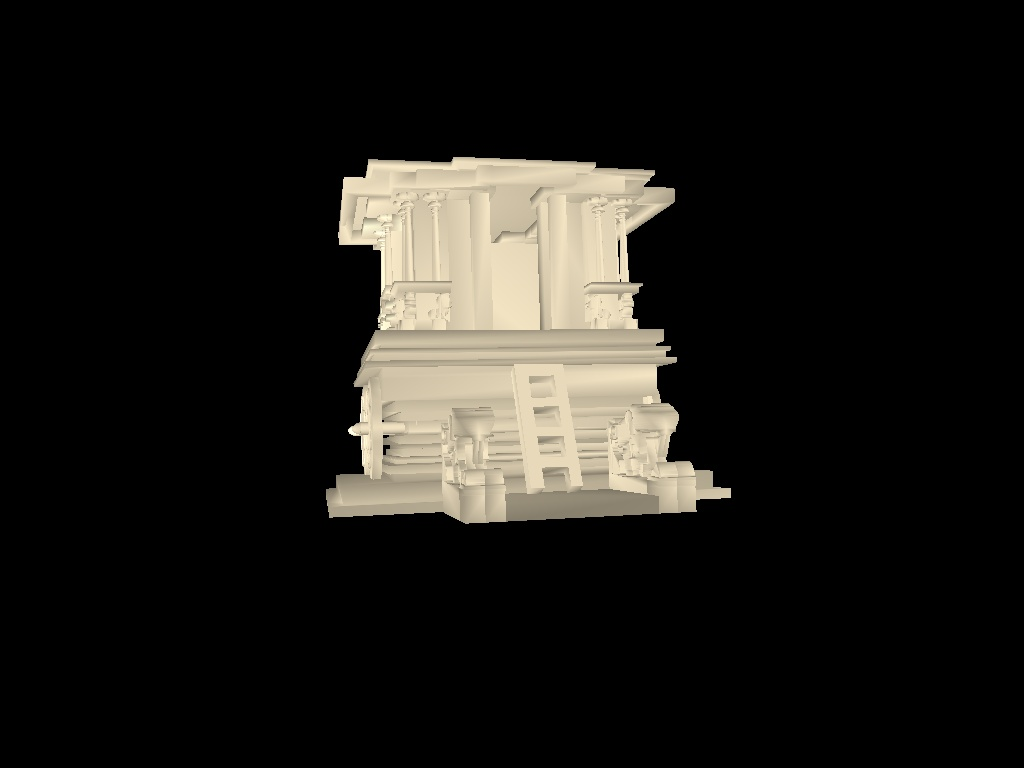
//> input picture work/attempt2/vlfeat/render/cur.jpg, 1024 x 768 px
$ ./matcher ../render/cur.jpg ../render/snap.jpg   (built with g++ and OpenCV 4, older OpenCV classes emulated)
//> lines starting //> are read from the running program, lines starting //| are printed output that depends on the picture
/**
 * @file SURF_FlannMatcher
 * @brief SURF detector + descriptor + FLANN Matcher
 * @author A. Huaman
 */

#include <stdio.h>
#include <iostream>
#include <fstream>
#include "opencv2/nonfree/features2d.hpp"
#include "opencv2/opencv.hpp"

#define OUTPUT_FILE "../matches.txt"
#define MATCHES_IMG_FILE "../matches.jpg"

using namespace cv;
using namespace std;

void readme();

/**
 * @function main
 * @brief Main function
 */
int main( int argc, char** argv )
{
  if( argc != 3 )
  { readme(); return -1; }

  string root = "../../../StoneChariotReconst/dense.nvm.cmvs/00/visualize/";
  Mat img_1 = imread( argv[1], IMREAD_GRAYSCALE);
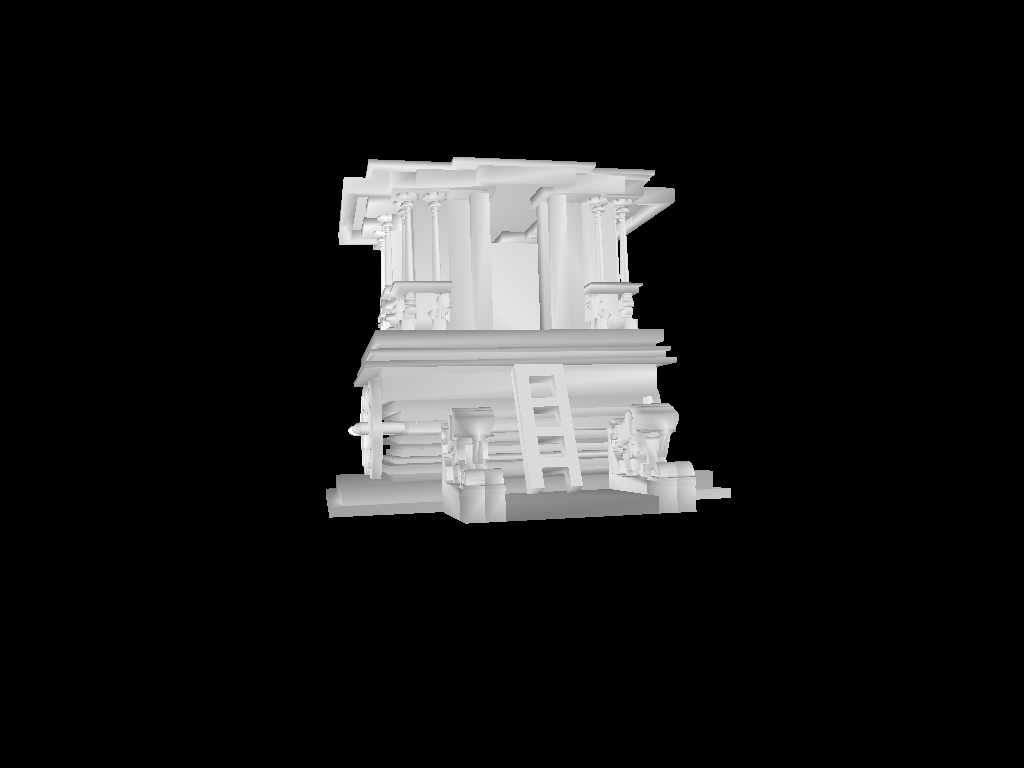
//> img_1: 768 rows x 1024 cols, CV_8UC1; min 0, max 255, mean 26.8
  Mat img_2 = imread( root + argv[2], IMREAD_GRAYSCALE );
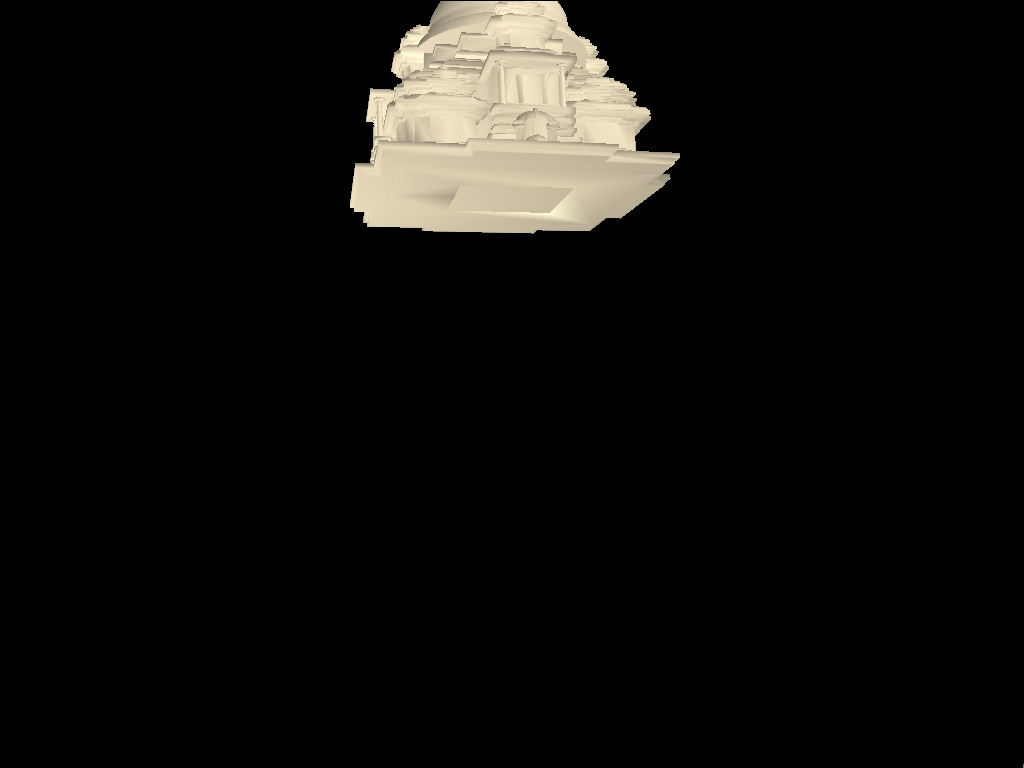
//> input picture work/attempt2/vlfeat/render/snap.jpg, 1024 x 768 px
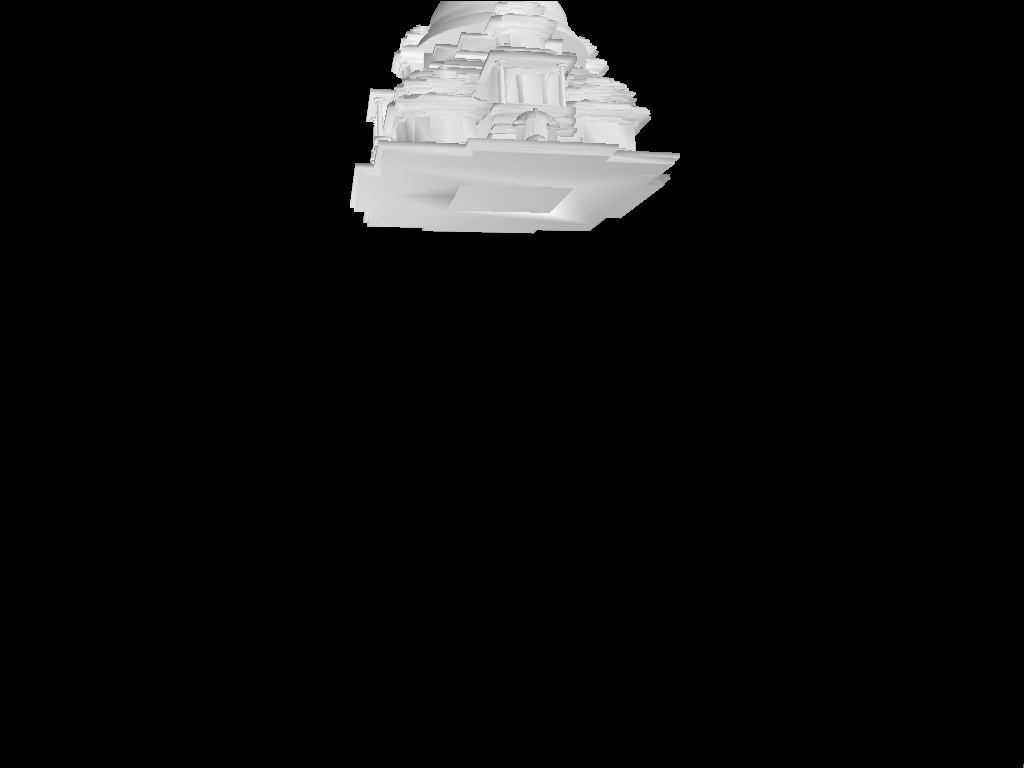
//> img_2: 768 rows x 1024 cols, CV_8UC1; min 0, max 253, mean 14.2

  if( !img_1.data || !img_2.data )
  { std::cout<< " --(!) Error reading images " << std::endl; return -1; }

  //-- Step 1: Detect the keypoints using SURF Detector
  int minHessian = 400;

//  SurfFeatureDetector detector( minHessian );
//  FastFeatureDetector detector( 10 );
//  SiftFeatureDetector detector;
  SIFT  detector(4000);

  std::vector<KeyPoint> keypoints_1, keypoints_2;

  detector.detect( img_1, keypoints_1 );
//> keypoints_1 = 358 keypoints; strongest (x, y, size): (352, 431, 5.9), (385, 436, 2.6), (725, 493, 7.8), (658, 344, 2.3)
  detector.detect( img_2, keypoints_2 );
//> keypoints_2 = 185 keypoints; strongest (x, y, size): (380, 196, 42.5), (677, 156, 4.5), (391, 82, 11.2), (646, 140, 16.6)

  //-- Step 2: Calculate descriptors (feature vectors)
  SiftDescriptorExtractor extractor;

  Mat descriptors_1, descriptors_2;

  extractor.compute( img_1, keypoints_1, descriptors_1 );
  extractor.compute( img_2, keypoints_2, descriptors_2 );

  //-- Step 3: Matching descriptor vectors using FLANN matcher
  FlannBasedMatcher matcher;
  std::vector< DMatch > matches;
  matcher.match( descriptors_1, descriptors_2, matches );
//> matches = 358 matches

  double max_dist = 0; double min_dist = 100;

  //-- Quick calculation of max and min distances between keypoints
  for( int i = 0; i < descriptors_1.rows; i++ )
  { double dist = matches[i].distance;
    if( dist < min_dist ) min_dist = dist;
    if( dist > max_dist ) max_dist = dist;
  }
//> this loop made 358 passes
//> (dist, max_dist) on passes 1, 4, 9, 19, 20, 28, 77, 312: (263.1, 263.1), (276.9, 276.9), (306.7, 306.7), (412.2, 412.2), (457.6, 457.6), (468, 468), (476.5, 476.5), (488.8, 488.8)
//> (dist, min_dist) on passes 8, 237: (88.92, 88.92), (84.15, 84.15)
//> after the loop, min_dist = 84.15; max_dist = 488.8

  vector< DMatch > close_matches;
  for (int i = 0; i < matches.size(); i++) {
      if (matches[i].distance <= 8 * min_dist) {
        close_matches.push_back(matches[i]);
      }
  }
//> after the loop, close_matches = 358 matches
  matches = close_matches;

//  printf("-- Max dist : %f \n", max_dist );
//  printf("-- Min dist : %f \n", min_dist );

  vector<uchar> inliers;
  vector<Point2f> pts1, pts2;
  vector< DMatch > good_matches;
  for (int i = 0; i < matches.size(); i++) {
      pts1.push_back(keypoints_1[matches[i].queryIdx].pt);
      pts2.push_back(keypoints_2[matches[i].trainIdx].pt);
  }
//> after the loop, pts1 = 358 Points (x, y), first 12: [328.4, 491.3], [328.4, 491.3], [333.9, 485.9], [335.6, 518.9], [340.1, 478.6], [340.1, 478.6], [340.2, 235], [342.7, 201.7], [345, 500.1], [345, 500.1], [345.7, 236.9], [345.7, 236.9]; pts2 = 358 Points (x, y), first 12: [607.4, 68.04], [643.8, 114.1], [639, 103.5], [371.7, 220.1], [643.8, 114.1], [607.4, 68.04], [570.5, 209.7], [427.9, 226], [676.7, 156.2], [676.7, 156.2], [643.8, 114.1], [643.8, 114.1]
  Mat F = findFundamentalMat(Mat(pts1), Mat(pts2),
          FM_RANSAC, 3, 0.99, inliers);
//> inliers = 358 values, max 1 at index 5, min 0 at index 0, mean 0.0642; F = [[-7.24e-06, 1.26e-05, 0.00189], [-8.36e-06, 4.78e-05, -0.0146], [0.00504, -0.0134, 1]]
  for (int i = 0; i < inliers.size(); i++) {
      if ( (int)inliers[i] ) {
          good_matches.push_back(matches[i]);
      }
  }

  //-- Draw only "good" matches
  Mat img_matches;
  drawMatches( img_1, keypoints_1, img_2, keypoints_2,
               good_matches, img_matches, Scalar::all(-1), Scalar::all(-1),
               vector<char>(), DrawMatchesFlags::NOT_DRAW_SINGLE_POINTS );
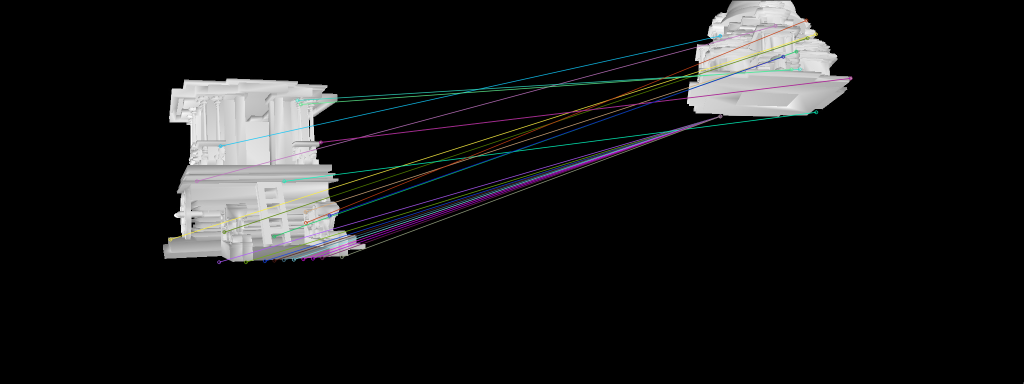
//> img_matches: 768 rows x 2048 cols, CV_8UC3 (shown at 1/2 size); mean B, G, R 22.3, 22, 21.9

  //-- Show detected matches
  imwrite(MATCHES_IMG_FILE, img_matches);
  imshow( "Good Matches", img_matches );
  waitKey(0);

  ofstream output;
  Point2f pt1, pt2;
  output.open(OUTPUT_FILE);
  for( int i = 0; i < (int)good_matches.size(); i++ ) {
      pt1 = keypoints_1[good_matches[i].queryIdx].pt;
      pt2 = keypoints_2[good_matches[i].trainIdx].pt;
      output << pt1.x << " " << pt1.y << " "
             << pt2.x << " " << pt2.y << endl;
  }
//> this loop made 23 passes
//> (pt1, pt2) on passes 1 to 12: (Point(340.1, 478.6), Point(607.4, 68.04)), (Point(393.2, 362.2), Point(526.6, 51.47)), (Point(437.8, 523.9), Point(416.3, 232.2)), (Point(440.6, 292), Point(416, 71.35)), (Point(448.3, 463.9), Point(590.7, 75.9)), (Point(491.4, 523.9), Point(416.3, 232.2)), (Point(529.3, 521.9), Point(416.3, 232.2)), (Point(547.9, 472.5), Point(568.1, 102.6)), (Point(548.3, 520.9), Point(416.3, 232.2)), (Point(567.3, 519.9), Point(416.3, 232.2)), (Point(568.2, 362.2), Point(608, 224.1)), (Point(587.2, 518.9), Point(416.3, 232.2))
  output.close();

  return 0;
}

/**
 * @function readme
 */
void readme()
{ std::cout << " Usage: ./a.out <query_img_path> <closest_match_img_idx>" << std::endl; }
